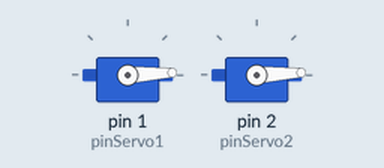
Simulated run of this sketch. Board: Arduino Uno, built with avr-gcc and run on an emulated ATmega328P. On the bench: 2 × servo.

Above: at 0.05 s.
At 1.35 s:
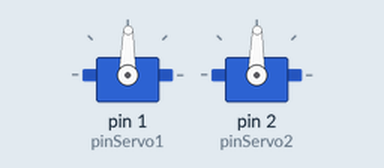
At 2.65 s:
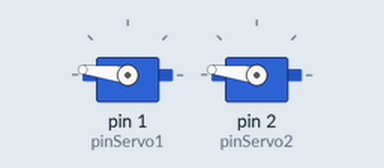
At 5.25 s:
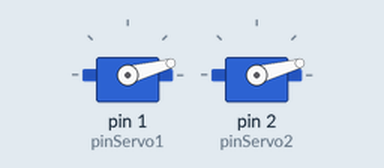
Timing chart, 0 to 7.1 s (numbered marks = the images above):
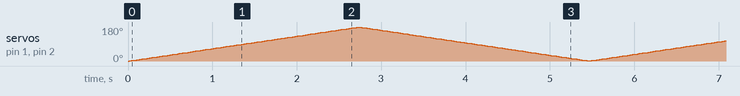

The sketch:

MultipleServoExamples.ino
```cpp
#include <Servo.h>

Servo servoMotor1;
Servo servoMotor2;

int pinServo1 = 1;
int pinServo2 = 2;
int val;    // variable to read the value from the analog pin

void setup() {
  servoMotor1.attach(pinServo1);
  servoMotor1.write(0); // set servo to initial position
  servoMotor2.attach(pinServo2);
  servoMotor2.write(0);
}

void loop() {
  for(int i = 0; i<180; i++){
    servoMotor1.write(i);
    servoMotor2.write(i);
    delay(15);
  }
  for(int i = 180; i>0; i--){
    servoMotor1.write(i);
    servoMotor2.write(i);
    delay(15);
  }


}
```
